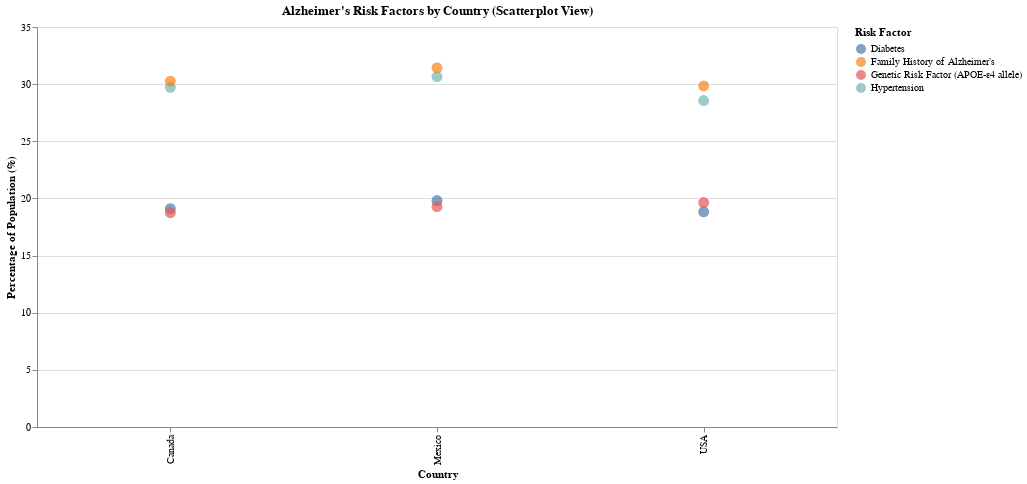

The code cell stored with this chart in its notebook:
### Code cell
import altair as alt

import pandas as pd

# List of risk factors to include
risk_factors = [
    'Diabetes',
    'Hypertension',
    'Genetic Risk Factor (APOE-ε4 allele)',
    'Family History of Alzheimer’s'
]

# Filter for North American countries
na_countries = ['USA', 'Mexico', 'Canada']
risk_data = []

for country in na_countries:
    country_subset = country_data[country_data['Country'] == country]
    total = len(country_subset)
    
    for factor in risk_factors:
        with_risk = len(country_subset[country_subset[factor] == 'Yes'])
        percentage = (with_risk / total) * 100
        risk_data.append({
            'Country': country,
            'Risk Factor': factor,
            'Percentage': percentage
        })

# Create the DataFrame
risk_df = pd.DataFrame(risk_data)

# Convert the percentage data into a scatterplot-ready format
# Use the same risk_df from earlier (country, risk factor, percentage)
scatter_plot = alt.Chart(risk_df).mark_circle(size=120).encode(
    x=alt.X('Country:N', title='Country'),
    y=alt.Y('Percentage:Q', title='Percentage of Population (%)'),
    color=alt.Color('Risk Factor:N', title='Risk Factor'),
    shape=alt.Shape('Risk Factor:N'),
    tooltip=['Country:N', 'Risk Factor:N', alt.Tooltip('Percentage:Q', format='.1f')]
).properties(
    width=800,
    height=400,
    title="Alzheimer's Risk Factors by Country (Scatterplot View)"
)

# Save as Vega-Lite JSON
scatter_plot.save('graphs/viz4.json')

scatter_plot

### Figure 1 — Vega-Lite specification as saved in the notebook (floating-point values rounded to 4 significant figures)
{"config": {"view": {"continuousWidth": 300, "continuousHeight": 300}}, "data": {"name": "data-397d1d601e66869e027dbf40788e54ed"}, "mark": {"type": "circle", "size": 120}, "encoding": {"color": {"field": "Risk Factor", "title": "Risk Factor", "type": "nominal"}, "shape": {"field": "Risk Factor", "type": "nominal"}, "tooltip": [{"field": "Country", "type": "nominal"}, {"field": "Risk Factor", "type": "nominal"}, {"field": "Percentage", "format": ".1f", "type": "quantitative"}], "x": {"field": "Country", "title": "Country", "type": "nominal"}, "y": {"field": "Percentage", "title": "Percentage of Population (%)", "type": "quantitative"}}, "height": 400, "title": "Alzheimer's Risk Factors by Country (Scatterplot View)", "width": 800, "$schema": "https://vega.github.io/schema/vega-lite/v5.20.1.json", "datasets": {"data-397d1d601e66869e027dbf40788e54ed": [{"Country": "USA", "Risk Factor": "Diabetes", "Percentage": 18.83}, {"Country": "USA", "Risk Factor": "Hypertension", "Percentage": 28.57}, {"Country": "USA", "Risk Factor": "Genetic Risk Factor (APOE-ε4 allele)", "Percentage": 19.63}, {"Country": "USA", "Risk Factor": "Family History of Alzheimer’s", "Percentage": 29.84}, {"Country": "Mexico", "Risk Factor": "Diabetes", "Percentage": 19.82}, {"Country": "Mexico", "Risk Factor": "Hypertension", "Percentage": 30.66}, {"Country": "Mexico", "Risk Factor": "Genetic Risk Factor (APOE-ε4 allele)", "Percentage": 19.29}, {"Country": "Mexico", "Risk Factor": "Family History of Alzheimer’s", "Percentage": 31.43}, {"Country": "Canada", "Risk Factor": "Diabetes", "Percentage": 19.11}, {"Country": "Canada", "Risk Factor": "Hypertension", "Percentage": 29.72}, {"Country": "Canada", "Risk Factor": "Genetic Risk Factor (APOE-ε4 allele)", "Percentage": 18.76}, {"Country": "Canada", "Risk Factor": "Family History of Alzheimer’s", "Percentage": 30.26}]}}
